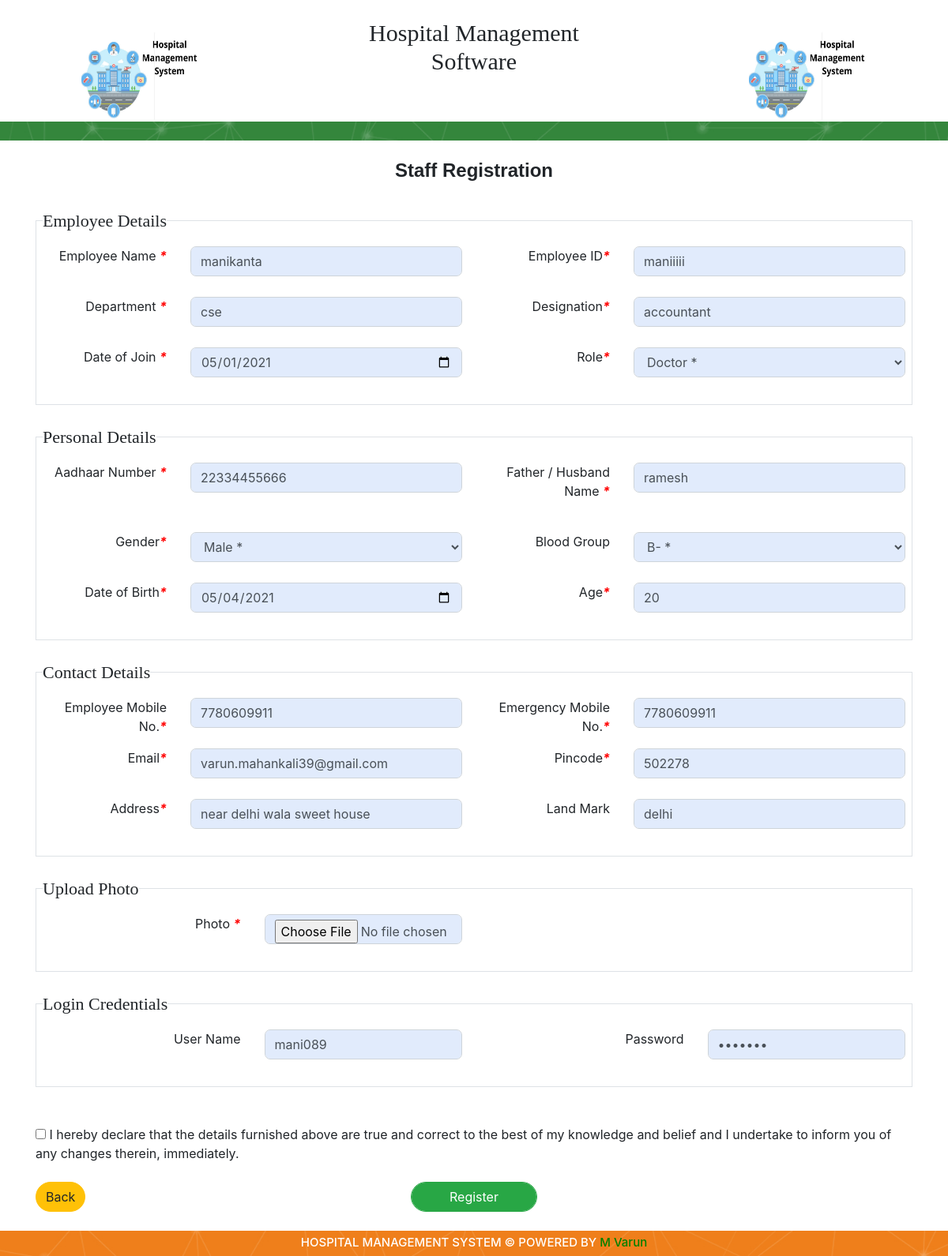
/update_staff_profile/?id=1 (signed in), run on the app's committed database.
### tables this page shows
CREATE TABLE `staff_registration` (
  `id` int(11) NOT NULL AUTO_INCREMENT,
  `Employee_Name` varchar(50) DEFAULT NULL,
  `Employee_ID` varchar(50) DEFAULT NULL,
  `Department` varchar(45) DEFAULT NULL,
  `Designation` varchar(45) DEFAULT NULL,
  `Date_of_Join` varchar(45) DEFAULT NULL,
  `Role` varchar(45) DEFAULT NULL,
  `Aadhar_Number` varchar(45) DEFAULT NULL,
  `Relation_Name` varchar(45) DEFAULT NULL,
  `Gender` varchar(45) DEFAULT NULL,
  `Blood_Group` varchar(45) DEFAULT NULL,
  `Date_of_Birth` varchar(45) DEFAULT NULL,
  `Age` varchar(45) DEFAULT NULL,
  `Employee_Mobile_Number` varchar(45) DEFAULT NULL,
  `Emergency_Mobile_Number` varchar(45) DEFAULT NULL,
  `Email` varchar(45) DEFAULT NULL,
  `Pincode` varchar(45) DEFAULT NULL,
  `Address` varchar(45) DEFAULT NULL,
  `Landmark` varchar(45) DEFAULT NULL,
  `Photo` varchar(45) DEFAULT NULL,
  `Username` varchar(45) DEFAULT NULL,
  `Password` varchar(45) DEFAULT NULL,
  `created_by` int(11) DEFAULT NULL,
  `created_datetime` datetime DEFAULT NULL,
  `updated_by` int(11) DEFAULT NULL,
  `updated_datetime` datetime DEFAULT NULL,
  `deleted_by` int(11) DEFAULT NULL,
  `deleted_datetime` datetime DEFAULT NULL,
  `status` enum('Active','Inactive','Deleted') DEFAULT 'Active',
  PRIMARY KEY (`id`),
  UNIQUE KEY `Employee_ID_UNIQUE` (`Employee_ID`),
  UNIQUE KEY `Aadhar_Number_UNIQUE` (`Aadhar_Number`),
  UNIQUE KEY `Username_UNIQUE` (`Username`)
);

### update_staff_profile/index.php (the view, shortened to what this page needs)
<?php ;
include '../dbConfig.php';
if(isset($_GET['id']))
{
	$rid = $_GET['id'];
	$squery = "SELECT * FROM staff_registration WHERE id='$rid'";
	$row5 = mysqli_fetch_array(mysqli_query($conn,$squery));
}
?>
<!DOCTYPE html>
<html>
<head>
	<link rel="stylesheet" href="https://cdnjs.cloudflare.com/ajax/libs/font-awesome/4.7.0/css/font-awesome.min.css">
	<link rel="stylesheet" href="https://stackpath.bootstrapcdn.com/bootstrap/4.3.1/css/bootstrap.min.css">
	<link rel="stylesheet" href="https://cdnjs.cloudflare.com/ajax/libs/select2/4.0.10/css/select2.min.css">
</head>
<body>
	<?php include '../header.php'; ?>
	<div class="container"><br>
		<h4 style="text-align: center ;font-family:'Arial Rounded MT Bold',Arial,Helvetica,sans-serif; font-weight: bold; ">Staff Registration</h4><br>
		<form method="POST" enctype="multipart/form-data">
			<fieldset class="border p-2">
		 		<legend  class="w-auto" style="font-size: 22px;font-family: bold;">Employee Details</legend>
		 		<div class="row">
				  <div class="col-md-2">
				  	<p style="text-align: right;">Employee Name <i class="required">*</i></p>
				  </div>
				  <div class="col-md-4">
					<input type="text" required="" name="employee_name" class="form-control"  value="<?php echo $row5['Employee_Name']; ?>" style="border-radius: 7px; background-color: #e1ebfc;">
				  </div>
				  <div class="col-md-2">
						<p style="text-align: right;">Employee ID<i class="required">*</i></p>
				  </div>
				  <div class="col-md-4">
					<input type="text" required="" class="form-control" name="employee_id" value="<?php echo $row5['Employee_ID']; ?>" style="border-radius: 7px; background-color: #e1ebfc;">
			      </div>
			    </div>
			    <br>
			    <div class="row">
				  <div class="col-md-2">
				  	<p style="text-align: right;">Department <i class="required">*</i></p>
				  </div>
				  <div class="col-md-4">
					<input type="text" required="" name="Department" class="form-control"  value="<?php echo $row5['Department']; ?>" style="border-radius: 7px; background-color: #e1ebfc;">
				  </div>
				  <div class="col-md-2">
						<p style="text-align: right;">Designation<i class="required">*</i></p>
				  </div>
				  <div class="col-md-4">
					<input type="text" required="" class="form-control" name="Designation" value="<?php echo $row5['Designation']; ?>" style="border-radius: 7px; background-color: #e1ebfc;">
			      </div>
			    </div>
			    <br>
			    <div class="row">
				  <div class="col-md-2">
				  	<p style="text-align: right;">Date of Join <i class="required">*</i></p>
				  </div>
				  <div class="col-md-4">
					<input type="Date" required="" name="Date_of_Join" class="form-control"  value="<?php echo $row5['Date_of_Join']; ?>" style="border-radius: 7px; background-color: #e1ebfc;">
				  </div>
				  <div class="col-md-2">
						<p style="text-align: right;">Role<i class="required">*</i></p>
				  </div>
				  <div class="col-md-4">
					<select name="Role" required="" class="form-control" style="border-radius: 7px; background-color: #e1ebfc;">
							<option value="<?php echo $row5['Role']; ?>"><?php echo $row5['Role']." *"; ?></option>
			    		</select>
			      </div>
			    </div>
			    <br>
			</fieldset>
		        <br>
		    <fieldset class="border p-2">
		 		<legend  class="w-auto" style="font-size: 22px;font-family: bold;">Personal Details</legend>
		 		<div class="row">
				  <div class="col-md-2">
				  	<p style="text-align: right;">Aadhaar Number <i class="required">*</i></p>
				  </div>
				  <div class="col-md-4">
					<input type="text" required="" name="Aadhar_number" class="form-control"  value="<?php echo $row5['Aadhar_Number']; ?>" style="border-radius: 7px; background-color: #e1ebfc;">
				  </div>
				  <div class="col-md-2">
						<p style="text-align: right;">Father / Husband Name  <i class="required">*</i></p>
				  </div>
				  <div class="col-md-4">
					<input type="text" required="" class="form-control" name="relation_name" value="<?php echo $row5['Relation_Name']; ?>" style="border-radius: 7px; background-color: #e1ebfc;">
			      </div>
			  </div>
		        <br>
		         <div class="row">
				   <div class="col-md-2">
						<p style="text-align: right;">Gender<i class="required">*</i></p>
				  </div>
				  <div class="col-md-4">
						<select name="gender" required=""  class="form-control" style="border-radius: 7px; background-color: #e1ebfc;">
							<option value="<?php echo $row5['Gender']; ?>"><?php echo $row5['Gender']." *"; ?></option>
			    		</select>
					</div>
				    <div class="col-md-2">
						<p style="text-align: right;">Blood Group</p>
					</div>
					<div class="col-md-4">
							<select name="blood_group" class="form-control" style="border-radius: 7px; background-color: #e1ebfc;">
							<option value="<?php echo $row5['Blood_Group']; ?>"><?php echo $row5['Blood_Group']." *"; ?></option>
			    			</select>
			        </div>
</div>
			    <br>
			    <div class="row">
			    	 <div class="col-md-2">
						<p style="text-align: right;">Date of Birth<i class="required">*</i></p>
					</div>
					<div class="col-md-4">
						<input type="Date" required="" class="form-control" name="date_of_birth" value="<?php echo $row5['Date_of_Birth']; ?>" style="border-radius: 7px; background-color: #e1ebfc;">
			        </div>
			        <div class="col-md-2">
						<p style="text-align: right;">Age<i class="required">*</i></p>
					</div>
					<div class="col-md-4">
						<input type="text" required="" class="form-control" name="age" value="<?php echo $row5['Age']; ?>" style="border-radius: 7px; background-color: #e1ebfc;">
			        </div>
			    </div>
			    <br>
			</fieldset>
			<br>
			<fieldset class="border p-2">
		 		<legend  class="w-auto" style="font-size: 22px;font-family: bold;">Contact Details</legend>
		 		<div class="row">
				  <div class="col-md-2">
						<p style="text-align: right;">Employee Mobile No.<i class="required">*</i></p>
					</div>
					<div class="col-md-4">
						<input type="text" required="" class="form-control" name="Employee_mobile_no" value="<?php echo $row5['Employee_Mobile_Number']; ?>" style="border-radius: 7px; background-color: #e1ebfc;">
			        </div>
			        <div class="col-md-2">
						<p style="text-align: right;">Emergency Mobile No.<i class="required">*</i></p>
					</div>
					<div class="col-md-4">
						<input type="text" required="" class="form-control" name="Emergency_mobile_no" value="<?php echo $row5['Emergency_Mobile_Number']; ?>" style="border-radius: 7px; background-color: #e1ebfc;">
			        </div>
			    </div>
			    <div class="row">
			        <div class="col-md-2">
						<p style="text-align: right;">Email<i class="required">*</i></p>
					</div>
					<div class="col-md-4">
						<input type="Email" required="" class="form-control" name="Email" value="<?php echo $row5['Email']; ?>" style="border-radius: 7px; background-color: #e1ebfc;">
			        </div>
			        <div class="col-md-2">
						<p style="text-align: right;">Pincode<i class="required">*</i></p>
					</div>
					<div class="col-md-4">
						<input type="text" required="" class="form-control" name="pincode" value="<?php echo $row5['Pincode']; ?>" style="border-radius: 7px; background-color: #e1ebfc;">
			        </div>
			    </div>
			    <br>
			     <div class="row">
			        <div class="col-md-2">
						<p style="text-align: right;">Address<i class="required">*</i></p>
					</div>
					<div class="col-md-4">
						<input type="text" required="" class="form-control" name="Address" value="<?php echo $row5['Address']; ?>" style="border-radius: 7px; background-color: #e1ebfc;">
			        </div>
			        <div class="col-md-2">
						<p style="text-align: right;">Land Mark</p>
					</div>
					<div class="col-md-4">
						<input type="text" class="form-control" name="Landmark" value="<?php echo $row5['Landmark']; ?>" style="border-radius: 7px; background-color: #e1ebfc;">
			        </div>
			    </div>
				<br>
			</fieldset>
			<br>
			<fieldset class="border p-2">
		 		<legend  class="w-auto" style="font-size: 22px;font-family: bold;">Upload Photo</legend>
		 		<div class="row">
		 			<div class="col-md-3">
							<p style="text-align: right;">Photo <i class="required">*</i></p>
			    	</div>
			    	<div class="col-md-3">
						<input type="file" class="form-control" name="photo" value="<?php echo $row5['Photo']; ?>" style="border-radius: 7px; background-color: #e1ebfc;">
					</div>
				</div>
				<br>
			</fieldset>
			<br>
<fieldset class="border p-2">
		 		<legend  class="w-auto" style="font-size: 22px;font-family: bold;">Login Credentials</legend>
		 		<div class="row">
				  <div class="col-md-3">
				  	<p style="text-align: right;">User Name </p>
				  </div>
				  <div class="col-md-3">
					<input type="text" name="Username" class="form-control"  value="<?php echo $row5['Username']; ?>" style="border-radius: 7px; background-color: #e1ebfc;">
				  </div>
				  <div class="col-md-3">
						<p style="text-align: right;">Password  </p>
				  </div>
				  <div class="col-md-3">
					<input type="password" class="form-control" name="Password" value="<?php echo $row5['Password']; ?>" style="border-radius: 7px; background-color: #e1ebfc;">
			      </div>
				</div>
		        <br>
		    </fieldset>
			<br>
		<br>
			<input type="checkbox" required="" name=""> I hereby declare that the details furnished above are true and correct to the best of my knowledge and belief and I undertake to inform you of any changes therein, immediately.
<br>
<br>
<div class="row">
	<div class="col-md-5">
		<a href="../Staff_Details/" class="btn btn-warning">Back</a>
	</div>
	<div class="col-md-2">
		<input type="submit" name="staffBtn" value="Register" class="btn btn-success form-control" ><br>
	</div>
	</div>
</form>
</div>
<br>
 <?php include '../footer.php' ?>

### update_staff_profile/index.php (style rules this page uses)
.required { color: red; font-weight: bold; }
.btn { border-radius: 20px !important; }

### data on the page
staff_registration: employee_name "manikanta", employee_id "maniiiii", Department "cse", Designation "accountant", Date_of_Join "05/01/2021", Role "Doctor *", Aadhar_number "22334455666", relation_name "ramesh", gender "Male *", blood_group "B- *", date_of_birth "05/04/2021", age "20", Employee_mobile_no "7780609911", Emergency_mobile_no "7780609911", Email "varun.mahankali39@gmail.com", pincode "502278", Address "near delhi wala sweet house", Landmark "delhi", Username "mani089"
